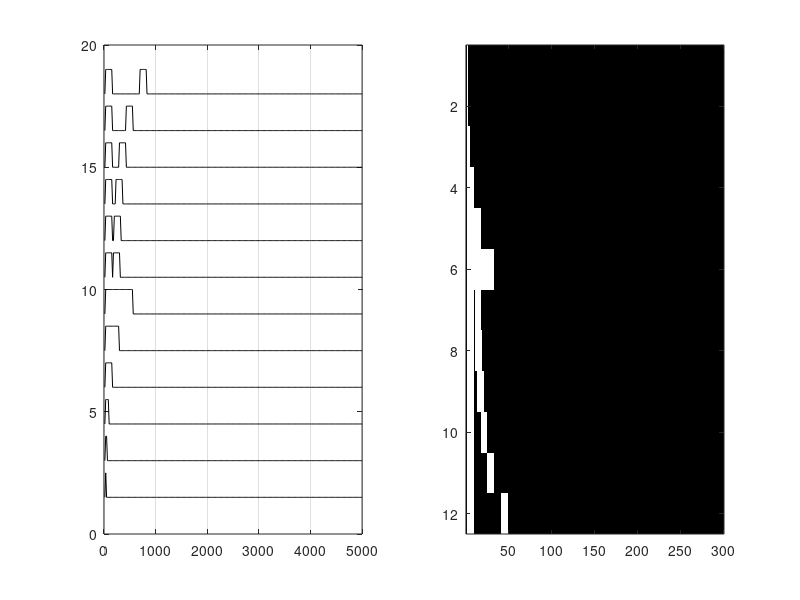

The MATLAB script that drew this image:
% Temporal PRF Pilot plan
%
%
% 12 pulse types (6 durations with same ISI, 6 ISIs with same duration)
% 2 image types (zebra and ??)
% 2 tasks (fixation; 1-back)
%
% if task switches between runs, then we have 24 trial types per run * 4 s
% * 2 repeats per ryn = 48*4 = 192 s per run

function [stim, count_t] = temporalProfiles(dur, isi, plot_not)

% count_t is the total length of a temporal stimulus
% stim contatins all temporal profiles

if ~exist('dur', 'var'), dur = [1 2 4 8 16 32]; end
if ~exist('isi', 'var'), isi = [1 2 4 8 16 32]; end
if ~exist('plot_not', 'var'), plot_not = 1; end

iter      = 0;
trial_len = 5 * 60;
stim      = zeros(trial_len, 12);
count_t   = zeros(1, 12);

for ii = 1:length(dur)
        iter = iter + 1;
        stim(2:dur(ii)+1 ,iter) = 1;
        count_t(ii) = dur(ii);
end

for ii = 1:length(isi)
        iter = iter + 1;
        stim([1+(1:dur(4)) 1+(1:dur(4))+isi(ii)+dur(4)] , iter) = 1;
        count_t(length(dur) + ii) = dur(4)*2+isi(ii) ;
end

size(stim)

if plot_not
figure, 
subplot(1, 2, 1)
plot((1:trial_len)*1000/60, bsxfun(@plus, stim, 1.5*(1:12)), 'k')

set(gca, 'XGrid', 'on')

subplot(1, 2, 2)
imagesc(stim'), colormap gray

set(gcf, 'Name', 'Temporal Profiles Visualization')
end

end

